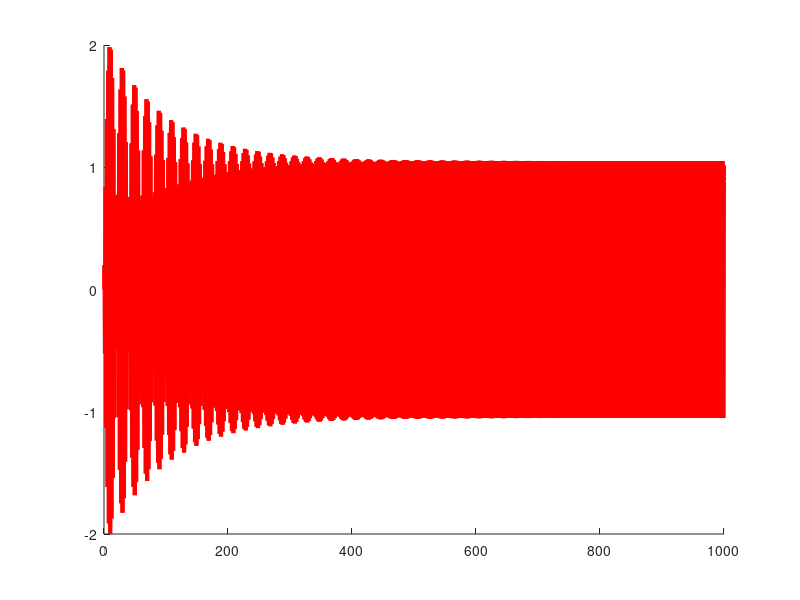

MATLAB code to generate this figure: (Note: this script raises an error after producing the figure.)
function sdof_forced_Beats
%  This function illustrates beats as a result of  the mixing of the free
%  vibration and the forced vibration of a damped single degree of freedom
%  system.  

% Solution of oscillation ODE
k=100; m=10; zeta= 0.01; c=2*m*zeta;
omega_n =sqrt(k/m);
f0=2; omega =  0.9*omega_n;
K=[0,1;-k/m,-c/m];
x0=[0;0];
tspan =[0,1000];
options=odeset ('InitialStep', 2*pi/max([omega,omega_n])/50);
[t,sol] = ode45(@(t,x) (K*x+[0;f0*cos(omega*t)]), tspan, x0, options);
figure;
hold on
plot(t,sol(:,1), 'linewidth', 3, 'color', 'red', 'marker', 'none')
labels('$t$','$x$');
end

